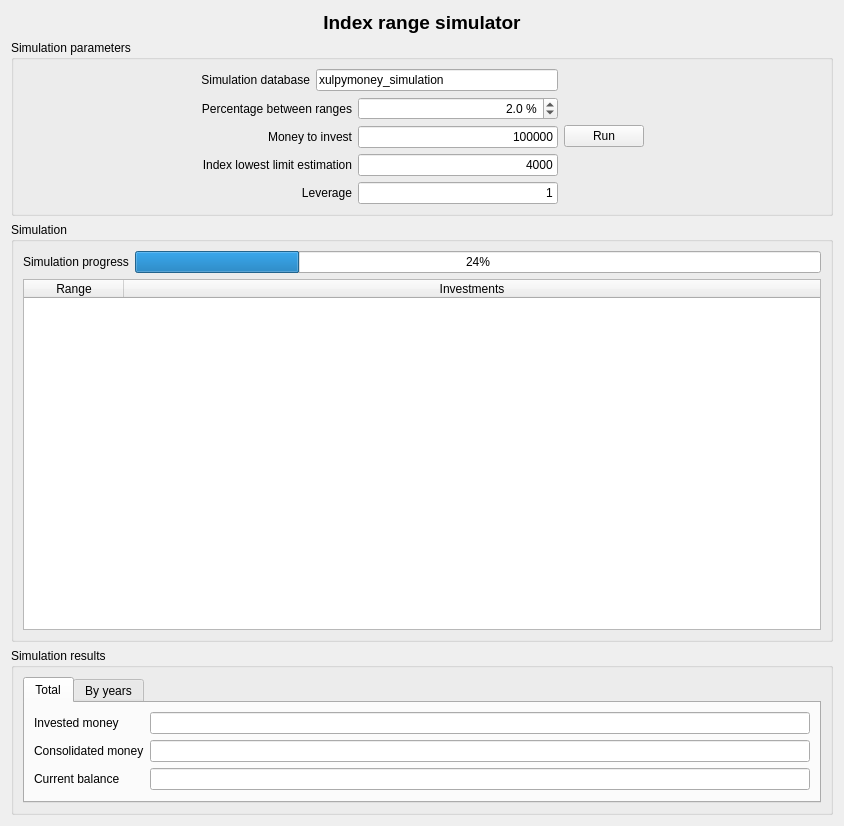
<?xml version="1.0" encoding="UTF-8"?>
<ui version="4.0">
 <class>wdgIndexRangeSimulator</class>
 <widget class="QWidget" name="wdgIndexRangeSimulator">
  <property name="geometry">
   <rect>
    <x>0</x>
    <y>0</y>
    <width>844</width>
    <height>826</height>
   </rect>
  </property>
  <layout class="QHBoxLayout" name="horizontalLayout_8">
   <item>
    <layout class="QVBoxLayout" name="verticalLayout_2">
     <item>
      <widget class="QLabel" name="lbl">
       <property name="sizePolicy">
        <sizepolicy hsizetype="Minimum" vsizetype="Preferred">
         <horstretch>0</horstretch>
         <verstretch>0</verstretch>
        </sizepolicy>
       </property>
       <property name="font">
        <font>
         <pointsize>14</pointsize>
         <weight>75</weight>
         <bold>true</bold>
        </font>
       </property>
       <property name="text">
        <string>Index range simulator</string>
       </property>
       <property name="alignment">
        <set>Qt::AlignCenter</set>
       </property>
      </widget>
     </item>
     <item>
      <widget class="QGroupBox" name="groupBox">
       <property name="sizePolicy">
        <sizepolicy hsizetype="Preferred" vsizetype="Minimum">
         <horstretch>0</horstretch>
         <verstretch>0</verstretch>
        </sizepolicy>
       </property>
       <property name="title">
        <string>Simulation parameters</string>
       </property>
       <layout class="QHBoxLayout" name="horizontalLayout_10">
        <item>
         <layout class="QHBoxLayout" name="horizontalLayout_9">
          <item>
           <spacer name="horizontalSpacer">
            <property name="orientation">
             <enum>Qt::Horizontal</enum>
            </property>
            <property name="sizeHint" stdset="0">
             <size>
              <width>40</width>
              <height>20</height>
             </size>
            </property>
           </spacer>
          </item>
          <item>
           <layout class="QVBoxLayout" name="verticalLayout_3">
            <item>
             <layout class="QHBoxLayout" name="horizontalLayout">
              <item>
               <widget class="QLabel" name="label_2">
                <property name="text">
                 <string>Simulation database</string>
                </property>
                <property name="alignment">
                 <set>Qt::AlignRight|Qt::AlignTrailing|Qt::AlignVCenter</set>
                </property>
               </widget>
              </item>
              <item>
               <widget class="QLineEdit" name="lineEdit">
                <property name="text">
                 <string>xulpymoney_simulation</string>
                </property>
               </widget>
              </item>
             </layout>
            </item>
            <item>
             <layout class="QHBoxLayout" name="horizontalLayout_12">
              <item>
               <widget class="QLabel" name="label_9">
                <property name="text">
                 <string>Percentage between ranges</string>
                </property>
                <property name="alignment">
                 <set>Qt::AlignRight|Qt::AlignTrailing|Qt::AlignVCenter</set>
                </property>
               </widget>
              </item>
              <item>
               <widget class="QDoubleSpinBox" name="spin_2">
                <property name="sizePolicy">
                 <sizepolicy hsizetype="Fixed" vsizetype="Fixed">
                  <horstretch>0</horstretch>
                  <verstretch>0</verstretch>
                 </sizepolicy>
                </property>
                <property name="minimumSize">
                 <size>
                  <width>200</width>
                  <height>0</height>
                 </size>
                </property>
                <property name="alignment">
                 <set>Qt::AlignRight|Qt::AlignTrailing|Qt::AlignVCenter</set>
                </property>
                <property name="suffix">
                 <string> %</string>
                </property>
                <property name="decimals">
                 <number>1</number>
                </property>
                <property name="singleStep">
                 <double>0.100000000000000</double>
                </property>
                <property name="value">
                 <double>2.000000000000000</double>
                </property>
               </widget>
              </item>
             </layout>
            </item>
            <item>
             <layout class="QHBoxLayout" name="horizontalLayout_2">
              <item>
               <widget class="QLabel" name="label">
                <property name="text">
                 <string>Money to invest</string>
                </property>
                <property name="alignment">
                 <set>Qt::AlignRight|Qt::AlignTrailing|Qt::AlignVCenter</set>
                </property>
               </widget>
              </item>
              <item>
               <widget class="myQLineEdit" name="txtMoney">
                <property name="sizePolicy">
                 <sizepolicy hsizetype="Fixed" vsizetype="Fixed">
                  <horstretch>0</horstretch>
                  <verstretch>0</verstretch>
                 </sizepolicy>
                </property>
                <property name="minimumSize">
                 <size>
                  <width>200</width>
                  <height>0</height>
                 </size>
                </property>
                <property name="text">
                 <string>100000</string>
                </property>
                <property name="alignment">
                 <set>Qt::AlignRight|Qt::AlignTrailing|Qt::AlignVCenter</set>
                </property>
               </widget>
              </item>
             </layout>
            </item>
            <item>
             <layout class="QHBoxLayout" name="horizontalLayout_3">
              <item>
               <widget class="QLabel" name="label_4">
                <property name="text">
                 <string>Index lowest limit estimation</string>
                </property>
                <property name="alignment">
                 <set>Qt::AlignRight|Qt::AlignTrailing|Qt::AlignVCenter</set>
                </property>
               </widget>
              </item>
              <item>
               <widget class="myQLineEdit" name="txtLowest">
                <property name="sizePolicy">
                 <sizepolicy hsizetype="Fixed" vsizetype="Fixed">
                  <horstretch>0</horstretch>
                  <verstretch>0</verstretch>
                 </sizepolicy>
                </property>
                <property name="minimumSize">
                 <size>
                  <width>200</width>
                  <height>0</height>
                 </size>
                </property>
                <property name="text">
                 <string>4000</string>
                </property>
                <property name="alignment">
                 <set>Qt::AlignRight|Qt::AlignTrailing|Qt::AlignVCenter</set>
                </property>
               </widget>
              </item>
             </layout>
            </item>
            <item>
             <layout class="QHBoxLayout" name="horizontalLayout_11">
              <item>
               <widget class="QLabel" name="label_8">
                <property name="text">
                 <string>Leverage</string>
                </property>
                <property name="alignment">
                 <set>Qt::AlignRight|Qt::AlignTrailing|Qt::AlignVCenter</set>
                </property>
               </widget>
              </item>
              <item>
               <widget class="myQLineEdit" name="txtLeverage">
                <property name="sizePolicy">
                 <sizepolicy hsizetype="Fixed" vsizetype="Fixed">
                  <horstretch>0</horstretch>
                  <verstretch>0</verstretch>
                 </sizepolicy>
                </property>
                <property name="minimumSize">
                 <size>
                  <width>200</width>
                  <height>0</height>
                 </size>
                </property>
                <property name="text">
                 <string>1</string>
                </property>
                <property name="alignment">
                 <set>Qt::AlignRight|Qt::AlignTrailing|Qt::AlignVCenter</set>
                </property>
               </widget>
              </item>
             </layout>
            </item>
           </layout>
          </item>
          <item>
           <widget class="QPushButton" name="cmd">
            <property name="text">
             <string>Run</string>
            </property>
           </widget>
          </item>
          <item>
           <spacer name="horizontalSpacer_2">
            <property name="orientation">
             <enum>Qt::Horizontal</enum>
            </property>
            <property name="sizeHint" stdset="0">
             <size>
              <width>40</width>
              <height>20</height>
             </size>
            </property>
           </spacer>
          </item>
         </layout>
        </item>
       </layout>
      </widget>
     </item>
     <item>
      <widget class="QGroupBox" name="groupBox_3">
       <property name="title">
        <string>Simulation</string>
       </property>
       <layout class="QHBoxLayout" name="horizontalLayout_6">
        <item>
         <layout class="QVBoxLayout" name="verticalLayout">
          <item>
           <layout class="QHBoxLayout" name="horizontalLayout_5">
            <item>
             <widget class="QLabel" name="label_3">
              <property name="text">
               <string>Simulation progress</string>
              </property>
             </widget>
            </item>
            <item>
             <widget class="QProgressBar" name="progress">
              <property name="value">
               <number>24</number>
              </property>
             </widget>
            </item>
           </layout>
          </item>
          <item>
           <widget class="myQTableWidget" name="tblRanges">
            <property name="contextMenuPolicy">
             <enum>Qt::CustomContextMenu</enum>
            </property>
            <property name="editTriggers">
             <set>QAbstractItemView::NoEditTriggers</set>
            </property>
            <property name="alternatingRowColors">
             <bool>true</bool>
            </property>
            <property name="selectionMode">
             <enum>QAbstractItemView::SingleSelection</enum>
            </property>
            <property name="selectionBehavior">
             <enum>QAbstractItemView::SelectRows</enum>
            </property>
            <attribute name="horizontalHeaderStretchLastSection">
             <bool>true</bool>
            </attribute>
            <attribute name="verticalHeaderVisible">
             <bool>false</bool>
            </attribute>
            <column>
             <property name="text">
              <string>Range</string>
             </property>
            </column>
            <column>
             <property name="text">
              <string>Investments</string>
             </property>
            </column>
           </widget>
          </item>
         </layout>
        </item>
       </layout>
      </widget>
     </item>
     <item>
      <widget class="QGroupBox" name="groupBox_2">
       <property name="title">
        <string>Simulation results</string>
       </property>
       <layout class="QHBoxLayout" name="horizontalLayout_7">
        <item>
         <widget class="QTabWidget" name="tabWidget">
          <property name="sizePolicy">
           <sizepolicy hsizetype="Expanding" vsizetype="Minimum">
            <horstretch>0</horstretch>
            <verstretch>0</verstretch>
           </sizepolicy>
          </property>
          <property name="currentIndex">
           <number>0</number>
          </property>
          <widget class="QWidget" name="tab">
           <attribute name="title">
            <string>Total</string>
           </attribute>
           <layout class="QHBoxLayout" name="horizontalLayout_4">
            <item>
             <layout class="QFormLayout" name="formLayout">
              <property name="fieldGrowthPolicy">
               <enum>QFormLayout::ExpandingFieldsGrow</enum>
              </property>
              <item row="0" column="0">
               <widget class="QLabel" name="label_5">
                <property name="text">
                 <string>Invested money</string>
                </property>
               </widget>
              </item>
              <item row="0" column="1">
               <widget class="myQLineEdit" name="txtTotalInvested"/>
              </item>
              <item row="1" column="0">
               <widget class="QLabel" name="label_6">
                <property name="text">
                 <string>Consolidated money</string>
                </property>
               </widget>
              </item>
              <item row="1" column="1">
               <widget class="myQLineEdit" name="txtTotalConsolidated"/>
              </item>
              <item row="2" column="0">
               <widget class="QLabel" name="label_7">
                <property name="text">
                 <string>Current balance</string>
                </property>
               </widget>
              </item>
              <item row="2" column="1">
               <widget class="myQLineEdit" name="txtTotalBalance"/>
              </item>
             </layout>
            </item>
           </layout>
          </widget>
          <widget class="QWidget" name="tab_2">
           <attribute name="title">
            <string>By years</string>
           </attribute>
          </widget>
         </widget>
        </item>
       </layout>
      </widget>
     </item>
    </layout>
   </item>
  </layout>
  <action name="actionTop">
   <property name="text">
    <string>Top</string>
   </property>
  </action>
  <action name="actionMiddle">
   <property name="text">
    <string>Middle</string>
   </property>
  </action>
  <action name="actionBottom">
   <property name="text">
    <string>Bottom</string>
   </property>
  </action>
 </widget>
 <customwidgets>
  <customwidget>
   <class>myQTableWidget</class>
   <extends>QTableWidget</extends>
   <header location="global">myqtablewidget</header>
  </customwidget>
  <customwidget>
   <class>myQLineEdit</class>
   <extends>QLineEdit</extends>
   <header location="global">myqlineedit</header>
  </customwidget>
 </customwidgets>
 <resources>
  <include location="../images/xulpymoney.qrc"/>
 </resources>
 <connections/>
</ui>
